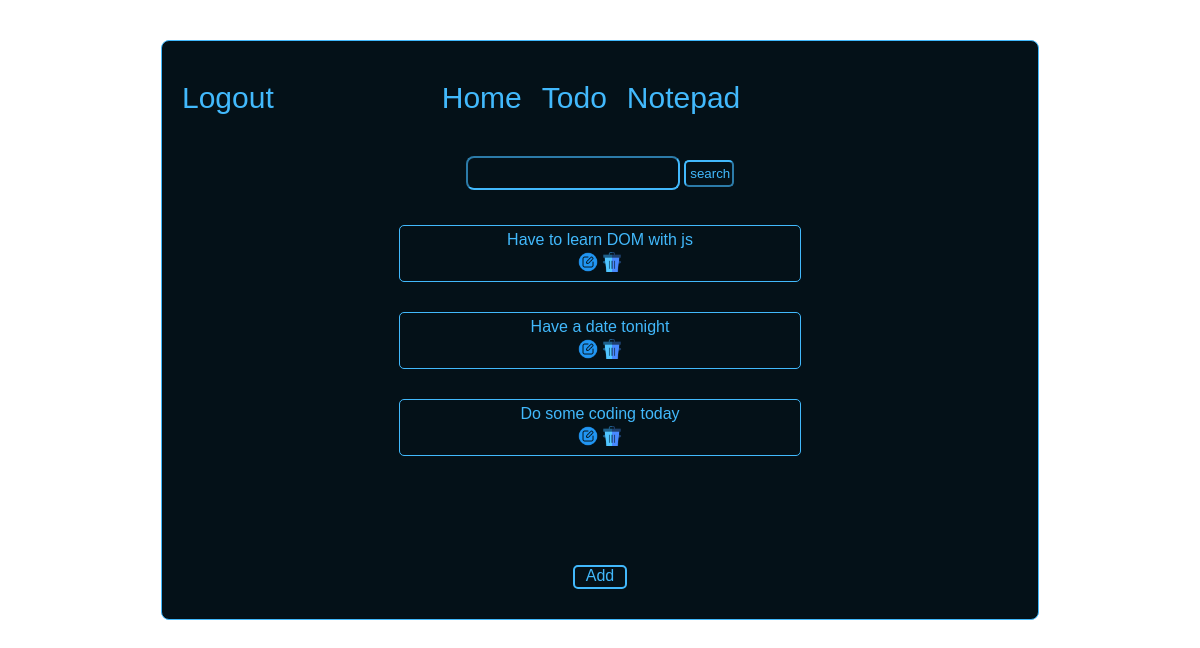
The app's page /todolist/ (signed in), older data.
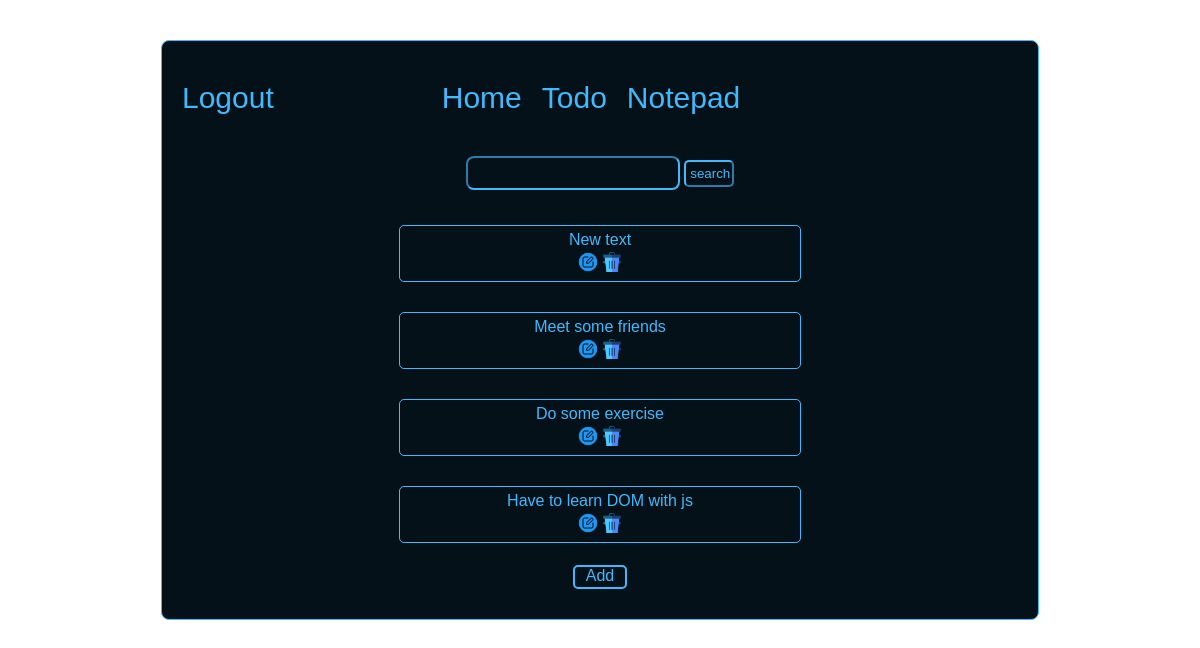
The same page, newer data.
### base/models.py (models this page shows)
class Todo(models.Model):
    host = models.ForeignKey(User, on_delete=models.CASCADE)
    title = models.CharField(max_length=255)
    completed = models.BooleanField(default=False)
    created = models.DateTimeField(auto_now_add=True)
    updated = models.DateTimeField(auto_now=True)
    class Meta:ordering = ['-created', '-updated']
    def __str__(self): return self.title

### base/views.py (the view)
# urls.py: path('todolist/', Todolist.as_view(), name='todotasks'),
class Todolist(ListView, LoginRequiredMixin):
    model = Todo
    context_object_name = 'todos'
    def get_context_data(self, **kwargs):
        context = super().get_context_data(**kwargs)
        context['todos'] = context['todos'].filter(host=self.request.user)
        context['count'] = context['todos'].filter(completed=False).count()
        input_search = self.request.GET.get('q') if self.request.GET.get("q") != None else None
        if input_search:
            context['todos'] = context['todos'].filter(
                title__contains=input_search)
        context['input_search'] = input_search
        return context

### base/templates/base/todo_list.html (shortened to what this page needs)
{% extends 'main.html' %}
{% block content %}
    <div class='container-content'>
        {% include 'navBar.html' %}
        <form id='search-id' id="search-id">
            <input type='text' name='q'/>
            <input type='submit' value="search"/>
        </form>
        <div class="container-container">
            {% for todo in todos%}
                {% load static %}
                <div class='div-container'>
                    {{todo | capfirst}}
                    <div class="img-container">
                        <img src="{% static 'images/edit (1).png'%}" id="img1"/>
                        <img src="{% static 'images/trash.png'%}" id="img2"/>
                    </div>
                </div>
            {%endfor%}
        </div>
            <a href="{% url 'todoCreate'%}" id='add-button'>Add</a>
    </div>
{% endblock  %}

### templates/main.html (shortened to what this page needs)
<!DOCTYPE html>
{% load static %}
<html>
    <head>
        <link rel="stylesheet" href="{%static 'styles/main.css'%}">
    </head>
    <body>
        {% block content %}
        {% endblock  %}
    </body>
</html>

### templates/navBar.html
<nav class='nav-container'>
            <div id="log-id">
                {% if request.user.is_authenticated%}
            <a href="{% url 'Logout'%}" id="logout-p">
                Logout
            </a>
            {% else %}
            <a href="{% url 'MainLogin'%}" id="login-p">
                Login
            </a>
            {% endif %}
            </div>
            <div id="content-home">
                <a href="/" id="homeid">Home</a>
                <a href="{%url 'todotasks'%}" id="todoid">Todo</a>
                <a href="{% url 'notepadHome'%}" id="noteid">Notepad</a>
            </div>
        </nav>

### static/styles/main.css (style rules this page uses)
body { margin:0px; background: white; color:#42B9FC; font-family: Verdana, Geneva, Tahoma, sans-serif; }
.container-content { width: 836px; height: 578px; border-style: solid; border-color: antiquewhite; margin-left: auto; margin-right:auto; margin-top:40px; border-width: 1px; background:#041118; border-radius: 8px; display: flex; flex-direction: column; flex-wrap: wrap; padding-left: 20px; padding-right:20px; border-color: #42B9FC; }
a { text-decoration:none; color: #42B9FC; }
.nav-container { margin-top:40px; display:flex; flex-direction: row; flex-wrap: wrap; width:700px; height:70px; font-size: 10px; gap:8px; font-size: 30px; }
#log-id { margin-right: 160px; }
#content-home { display: flex; justify-content: center; gap:20px; }
input { outline: none; }
input[type="password"], input[type='text'] { width:200px; height:20px; border-radius:8px; margin-left:auto; margin-right:auto; padding:5px; margin-top:5px; margin-bottom:5px; border-color:#42B9FC; background:#041118; color:#42B9FC; }
input[type='submit'] { width:50px; height:27px; margin-left:auto; margin-right:auto; border-color:#42B9FC; background:#041118; color:#42B9FC; border-radius:5px; margin-top:5px; cursor:pointer; padding: 4px; }
#search-id { margin-left:auto; margin-right:auto; }
#add-button { width: 50px; height:20px; border-style:solid; border-width:2px; margin-top:auto; margin-left:auto; margin-right:auto; text-align: center; cursor: pointer; margin-bottom: 30px; border-radius: 5px; }
.div-container { border: 1px solid #42B9FC; border-radius: 5px; margin-right:auto; margin-left:auto; padding-top:5px; text-align: center; margin-top:30px; width:400px; height:50px; display: flex; flex-direction: column; }
.container-container { overflow-y: scroll; margin-left: auto; margin-right: auto; width: 500px; height: 350px; }
.img-container { display: flex; flex-direction: row; gap:4px; align-items: center; justify-content: center; margin-top:3px; }
#img1,#img2 { width:20px; height: 20px; }

Row changes from the older to the newer data that the page shows:
no longer on this page (row unchanged): Todo: title "Have a date tonight"
removed Todo: title "Do some coding today"
added Todo: title "New text"
added Todo: title "Meet some friends"
added Todo: title "Do some exercise"
